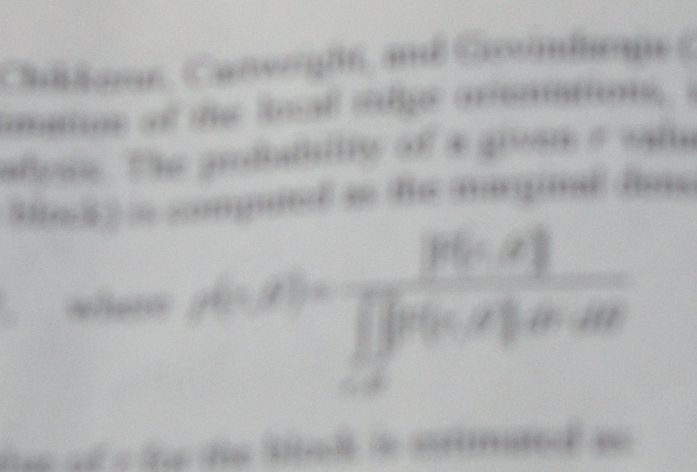
#> input picture OpenCV_Python/text_defocus.jpg, 697 x 472 px
$ python Test.py text_defocus.jpg
#> lines starting #> are read from the running program, lines starting #| are printed output that depends on the picture
# Python 2/3 compatibility
from __future__ import print_function
# https://github.com/Noblis/opencv/blob/master/samples/python/deconvolution.py
import numpy as np
import cv2

# local module

def blur_edge(img, d=31):
    h, w  = img.shape[:2]
    img_pad = cv2.copyMakeBorder(img, d, d, d, d, cv2.BORDER_WRAP)
    img_blur = cv2.GaussianBlur(img_pad, (2*d+1, 2*d+1), -1)[d1:-d,d:-d]
    y, x = np.indices((h, w))
    dist = np.dstack([x, w-x-1, y, h-y-1]).min(-1)
    w = np.minimum(np.float32(dist)/d, 1.0)
    return img*w + img_blur*(1-w)

def motion_kernel(angle, d, sz=65):
    kern = np.ones((1, d), np.float32)
    c, s = np.cos(angle), np.sin(angle)
    A = np.float32([[c, -s, 0], [s, c, 0]])
    sz2 = sz // 2
    A[:,2] = (sz2, sz2) - np.dot(A[:,:2], ((d-1)*0.5, 0))
    kern = cv2.warpAffine(kern, A, (sz, sz), flags=cv2.INTER_CUBIC)
    return kern

def defocus_kernel(d, sz=65):
    kern = np.zeros((sz, sz), np.uint8)
    cv2.circle(kern, (sz, sz), d, 255, -1, cv2.LINE_AA, shift=1)
    kern = np.float32(kern) / 255.0
    return kern


if __name__ == '__main__':
    print(__doc__)
    import sys, getopt
    opts, args = getopt.getopt(sys.argv[1:], '', ['circle', 'angle=', 'd=', 'snr='])
    opts = dict(opts)
    try:
        fn = args[0]
    except:
        fn = 'text_defocus.jpg'

    win = 'deconvolution'

    img = cv2.imread(fn, 0)
#> img: shape (472, 697); min 123, max 204, mean 179.2
    if img is None:
        print('Failed to load fn1:', fn)
        sys.exit(1)

    img = np.float32(img)/255.0
    cv2.imshow('input', img)

    img = blur_edge(img)
#> in blur_edge, `img_pad = cv2.copyMakeBorder(img, d, d, d, d, cv2.BORDER_WRAP)`:
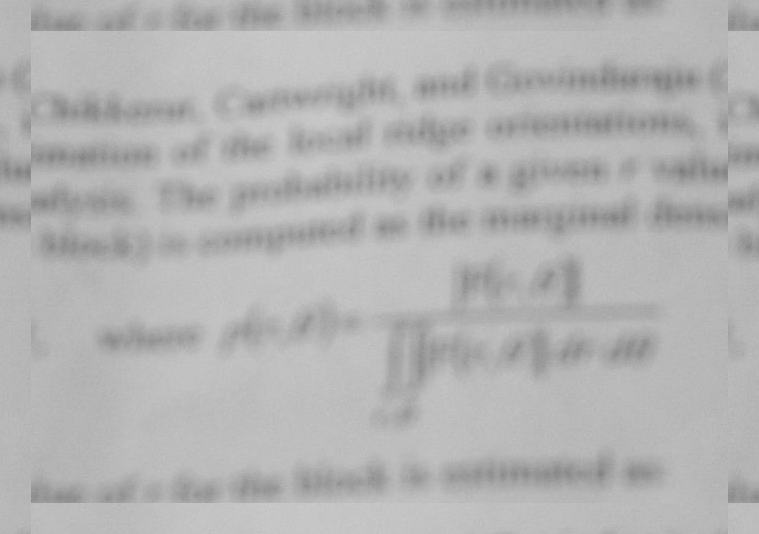
#> img_pad: shape (534, 759) float32; min 0.482, max 0.8, mean 0.703
#> (the run stopped early here; a loop or call above may not have finished)
